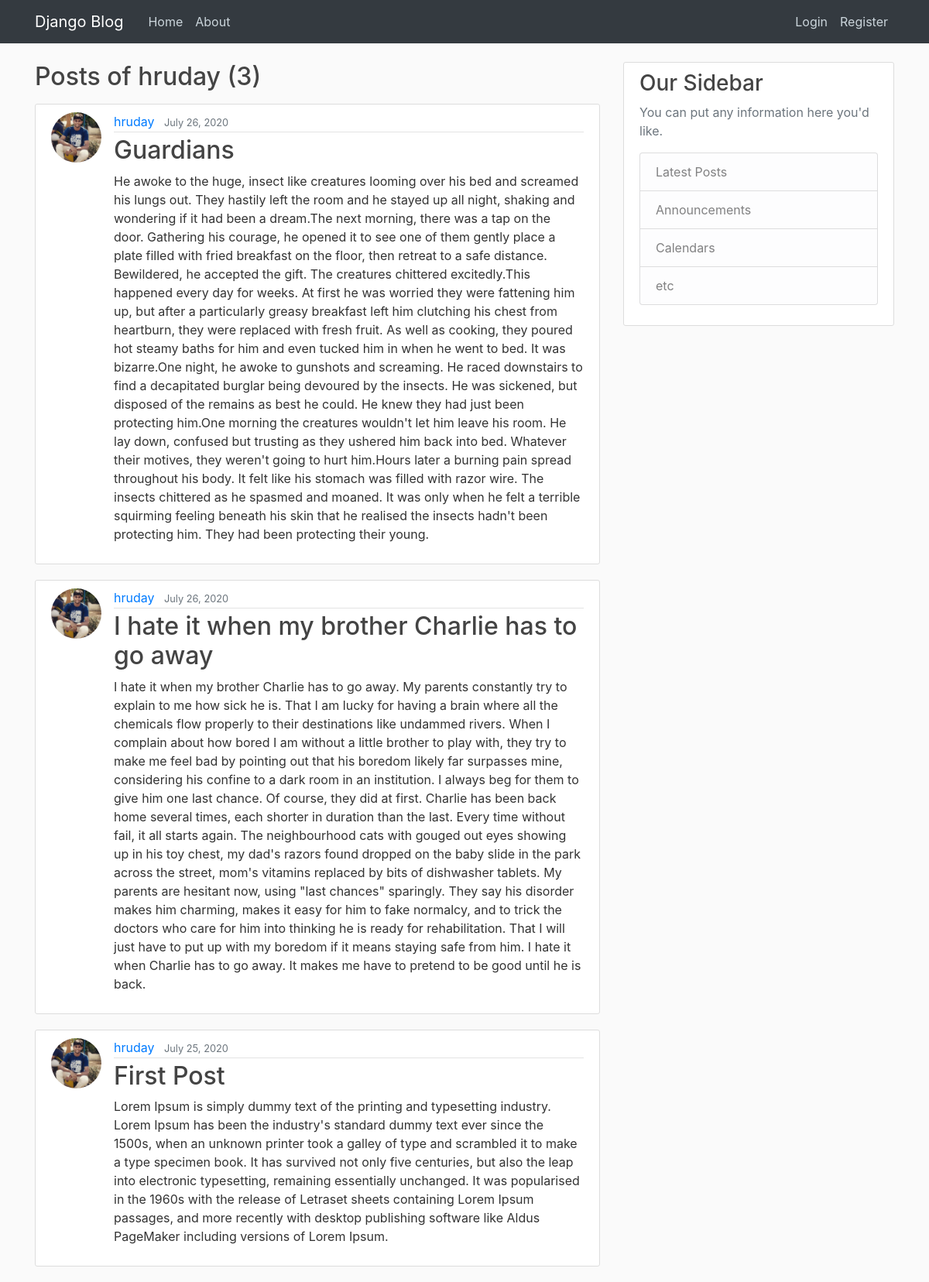
/user/hruday, run on the app's committed database.
### blog/models.py (models this page shows, shortened)
class Post(models.Model):
	title = models.CharField(max_length=100)
	content = models.TextField(blank=False)
	date_posted = models.DateTimeField(default=timezone.now)
	author = models.ForeignKey(User, on_delete=models.CASCADE)

### users/models.py (models this page shows, shortened)
class Profile(models.Model):
	user = models.OneToOneField(User, on_delete=models.CASCADE)
	image = models.ImageField(default='default.png', upload_to='profile_pics')

### blog/views.py (the view)
# urls.py: path('user/<str:username>',UserPostListView.as_view(),name='user-posts'),
class UserPostListView(ListView):
	model = Post
	template_name = 'blog/user_posts.html'
	context_object_name = 'posts'
	paginate_by = 4
	def get_queryset(self):
		user = get_object_or_404(User, username = self.kwargs.get('username'))
		return Post.objects.filter(author = user).order_by('-date_posted')

### blog/templates/blog/user_posts.html (shortened to what this page needs)
{% extends "blog/base.html" %}
{% block content %}
<h2 class="mb-3">Posts of {{view.kwargs.username}} ({{ page_obj.paginator.count }})</h2>
    {% for post in posts %}
        <article class="media content-section">
          <img src="{{ post.author.profile.image.url }} " class="rounded-circle article-img">
          <div class="media-body">
            <div class="article-metadata">
              <a class="mr-2" href="{% url 'user-posts' post.author.username %}">{{ post.author }}</a>
              <small class="text-muted">{{ post.date_posted|date:"F d, Y" }}</small>
            </div>
            <h2><a class="article-title" href="{% url 'post-detail' post.id %}">{{ post.title }}</a></h2>
            <p class="article-content">{{ post.content }}</p>
          </div>
        </article>
    {% endfor %}
{% endblock content %}

### blog/static/blog/main.css (style rules this page uses)
body { background: #fafafa; color: #333333; margin-top: 5rem; }
h1, h2, h3, h4, h5, h6 { color: #444444; }
.content-section { background: #ffffff; padding: 10px 20px; border: 1px solid #dddddd; border-radius: 3px; margin-bottom: 20px; }
.article-title { color: #444444; }
.article-content { white-space: pre-line; }
.article-img { height: 65px; width: 65px; margin-right: 16px; }
.article-metadata { padding-bottom: 1px; margin-bottom: 4px; border-bottom: 1px solid #e3e3e3 }

### data on the page
Post: author.profile.image (picture), author "hruday", date_posted "July 26, 2020", title "Guardians", content "He awoke to the huge, insect like creatures looming over his bed and screamed his lungs out. They hastily left the room and he stayed up all night, shaking and wondering if it had been a dream.The next morning, there was a tap on the door. Gathering his courage, he opened it to see one of them gently place a plate filled with fried breakfast on the floor, then retreat to a safe distance. Bewildered, he accepted the gift. The creatures chittered excitedly.This happened every day for weeks. At first he was worried they were fattening him up, but after a particularly greasy breakfast left him clutching his chest from heartburn, they were replaced with fresh fruit. As well as cooking, they…"
Post: author.profile.image (picture), author "hruday", date_posted "July 26, 2020", title "I hate it when my brother Charlie has to go away", content "I hate it when my brother Charlie has to go away. My parents constantly try to explain to me how sick he is. That I am lucky for having a brain where all the chemicals flow properly to their destinations like undammed rivers. When I complain about how bored I am without a little brother to play with, they try to make me feel bad by pointing out that his boredom likely far surpasses mine, considering his confine to a dark room in an institution. I always beg for them to give him one last chance. Of course, they did at first. Charlie has been back home several times, each shorter in duration than the last. Every time without fail, it all starts again. The neighbourhood cats with gouged out…"
Post: author.profile.image (picture), author "hruday", date_posted "July 25, 2020", title "First Post", content "Lorem Ipsum is simply dummy text of the printing and typesetting industry. Lorem Ipsum has been the industry's standard dummy text ever since the 1500s, when an unknown printer took a galley of type and scrambled it to make a type specimen book. It has survived not only five centuries, but also the leap into electronic typesetting, remaining essentially unchanged. It was popularised in the 1960s with the release of Letraset sheets containing Lorem Ipsum passages, and more recently with desktop publishing software like Aldus PageMaker including versions of Lorem Ipsum."

### other printed values
{{ view.kwargs.username }} "hruday"
{{ page_obj.paginator.count }} "3"
